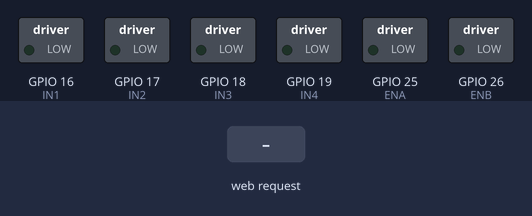
The sketch below on a simulated ESP32. Parts: switched loads named in the sketch (green lamp = pin HIGH). Inputs (shaded band) come from the test bench. What the sketch prints to the serial monitor is not drawn.

Above: at 1.2 s.
1.3 s: HTTP request GET /control?cmd= received
At 1.9 s:
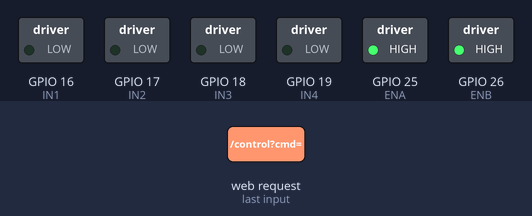
2.8 s: HTTP request GET /control?speed= received
At 4.2 s:
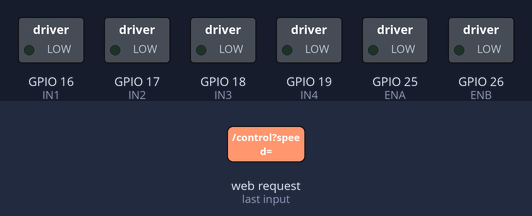
Timing chart, 0 to 5.8 s (numbered marks = the images above; inputs shaded):
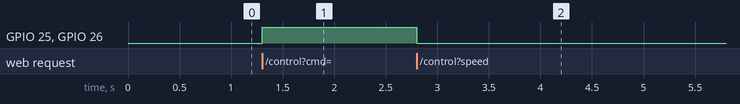

Measured:
- after the input at 1.3 s, GPIO 25 (ENA), GPIO 26 (ENB): LOW → HIGH at once
- after the input at 2.8 s, GPIO 25 (ENA), GPIO 26 (ENB): HIGH → LOW at once

The sketch:

wificar.ino
```cpp
#include <WiFi.h>

// Replace with your desired network credentials
const char* ssid = "nikhil car";
const char* password = "12345678";

// Define motor control pins
#define IN1 16
#define IN2 17
#define IN3 18
#define IN4 19
#define ENA 25  // Left motor speed control (PWM)
#define ENB 26  // Right motor speed control (PWM)

WiFiServer server(80); // HTTP server on port 80

// HTML interface
String htmlPage = R"rawliteral(
<!DOCTYPE html>
<html>
<head>
<title>WiFi Car Controller</title>
<style>
  button {
    width: 100px;
    height: 50px;
    margin: 10px;
    font-size: 16px;
  }
  .container {
    display: flex;
    flex-direction: column;
    align-items: center;
    margin-top: 20px;
  }
  .row {
    display: flex;
    justify-content: center;
  }
</style>
</head>
<body>
<h1 style="text-align: center;"> NIKHIL'S WiFi Car </h1>
<div class="container">
  <div class="row">
    <button onclick="sendCommand('FORWARD')">Forward</button>
  </div>
  <div class="row">
    <button onclick="sendCommand('LEFT')">Left</button>
    <button onclick="sendCommand('STOP')">Stop</button>
    <button onclick="sendCommand('RIGHT')">Right</button>
  </div>
  <div class="row">
    <button onclick="sendCommand('BACKWARD')">Backward</button>
  </div>
  <div class="row">
    <label>Speed: </label>
    <input type="range" id="speed" min="0" max="255" value="255" onchange="setSpeed(this.value)">
  </div>
</div>
<script>
  function sendCommand(command) {
    fetch('/control?cmd=' + command);  // Send command to the ESP32
  }

  function setSpeed(speed) {
    fetch('/control?speed=' + speed);  // Send speed change to the ESP32
  }
</script>
</body>
</html>
)rawliteral";

// Global variable for motor speed (default: maximum speed)
int motorSpeed = 255; // PWM value (0-255)

// Handle motor control
void controlCar(String command) {
  if (command == "FORWARD") {
    digitalWrite(IN1, HIGH);
    digitalWrite(IN2, LOW);
    digitalWrite(IN3, HIGH);
    digitalWrite(IN4, LOW);
  } else if (command == "BACKWARD") {
    digitalWrite(IN1, LOW);
    digitalWrite(IN2, HIGH);
    digitalWrite(IN3, LOW);
    digitalWrite(IN4, HIGH);
  } else if (command == "LEFT") {
    digitalWrite(IN1, HIGH);
    digitalWrite(IN2, LOW);
    digitalWrite(IN3, LOW);
    digitalWrite(IN4, HIGH);
  } else if (command == "RIGHT") {
    digitalWrite(IN1, LOW);
    digitalWrite(IN2, HIGH);
    digitalWrite(IN3, HIGH);
    digitalWrite(IN4, LOW);
  } else if (command == "STOP") {
    digitalWrite(IN1, LOW);
    digitalWrite(IN2, LOW);
    digitalWrite(IN3, LOW);
    digitalWrite(IN4, LOW);
  }

  // Set motor speeds using analogWrite
  analogWrite(ENA, motorSpeed); // Left motor speed (PWM)
  analogWrite(ENB, motorSpeed); // Right motor speed (PWM)
}

// Handle HTTP requests
void handleRequests() {
  WiFiClient client = server.available();
  if (client) {
    String request = client.readStringUntil('\r');
    client.flush();

    // Handle control commands
    if (request.indexOf("GET /control?cmd=") >= 0) {
      int cmdStart = request.indexOf("cmd=") + 4;
      int cmdEnd = request.indexOf(" ", cmdStart);
      String command = request.substring(cmdStart, cmdEnd);
      controlCar(command);
    }

    // Handle speed change
    if (request.indexOf("GET /control?speed=") >= 0) {
      int speedStart = request.indexOf("speed=") + 6;
      int speedEnd = request.indexOf(" ", speedStart);
      motorSpeed = request.substring(speedStart, speedEnd).toInt();
      analogWrite(ENA, motorSpeed);
      analogWrite(ENB, motorSpeed);
    }

    // Send HTML page
    client.println("HTTP/1.1 200 OK");
    client.println("Content-type:text/html");
    client.println();
    client.println(htmlPage);
    client.stop();
  }
}

void setup() {
  // Initialize motor pins
  pinMode(IN1, OUTPUT);
  pinMode(IN2, OUTPUT);
  pinMode(IN3, OUTPUT);
  pinMode(IN4, OUTPUT);
  pinMode(ENA, OUTPUT);
  pinMode(ENB, OUTPUT);

  // Set up Wi-Fi Access Point
  WiFi.softAP(ssid, password);
  server.begin();
  Serial.begin(115200);
  Serial.println("WiFi Access Point started");
  Serial.print("Connect to WiFi network: ");
  Serial.println(ssid);
  Serial.println("Open a browser and go to: http://192.168.4.1");
}

void loop() {
  handleRequests();
}
```
